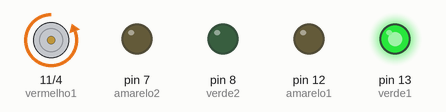
Simulated run of this sketch. Board: Arduino Uno, built with avr-gcc and run on an emulated ATmega328P. On the bench: motor-driver pin pairs drawn as motors (green arrow = first pin HIGH = forward, orange = second pin HIGH = backward, longer = more drive), output pins drawn as LEDs (lit = HIGH).

Above: at 0.5 s.
At 1.2 s:
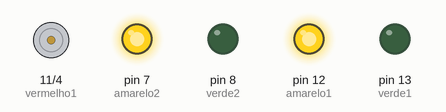
At 4.5 s:
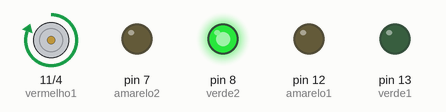
Timing chart, 0 to 5.8 s (numbered marks = the images above):
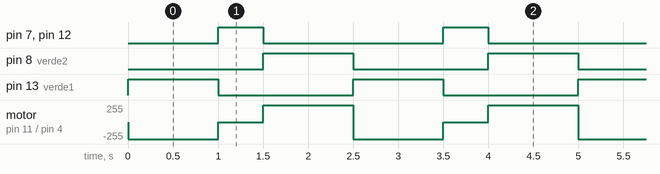

Measured:
- by itself, pin 7 (amarelo2), pin 12 (amarelo1): alternates HIGH for 0.50 s and LOW for 2.0 s
- by itself, pin 8 (verde2), pin 13 (verde1): alternates HIGH for 1.0 s and LOW for 1.5 s
- by itself, motor on pin 11 (vermelho1) / pin 4 (vermelho2): repeats every 2.5 s: stopped 0.50 s, forward 255/255 1.0 s, backward 255/255 1.0 s

The sketch:

semaforo.ino
```cpp
//1º Passo - Criar variáveis ou constantes para mapear pinos
#define verde1 13
#define amarelo1 12
#define vermelho1 11

#define verde2 8
#define amarelo2 7
#define vermelho2 4

//2º Passo - Definir configurações (Entradas e Saídas)
void setup() {
   pinMode(verde1, OUTPUT);
   pinMode(amarelo1, OUTPUT);
    pinMode(vermelho1, OUTPUT);
     pinMode(verde2, OUTPUT);
   pinMode(amarelo2, OUTPUT);
    pinMode(vermelho2, OUTPUT);

}

void loop() {
 digitalWrite(verde1, HIGH);
  digitalWrite(amarelo1, LOW);
  digitalWrite(vermelho1, LOW);
  digitalWrite(verde2, LOW);
  digitalWrite(amarelo2, LOW);
  digitalWrite(vermelho2, HIGH);
  delay(1000);

  digitalWrite(verde1, LOW);
  digitalWrite(amarelo1, HIGH);
  digitalWrite(vermelho1, LOW);
  digitalWrite(verde2, LOW);
  digitalWrite(amarelo2, HIGH);
  digitalWrite(vermelho2, LOW);
  delay(500);

  digitalWrite(verde1, LOW);
  digitalWrite(amarelo1, LOW);
  digitalWrite(vermelho1, HIGH);
  digitalWrite(verde2, HIGH);
  digitalWrite(amarelo2, LOW);
  digitalWrite(vermelho2, LOW);
  delay(1000);

}
```
